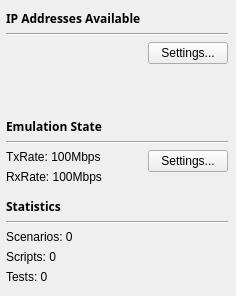
      <widget class="QWidget" name="pageWelcome">
       <layout class="QVBoxLayout" name="welcomeLayout" stretch="0,0,1,0,0,0,0,0,0,0,0">
        <property name="leftMargin">
         <number>6</number>
        </property>
        <property name="topMargin">
         <number>10</number>
        </property>
        <property name="rightMargin">
         <number>8</number>
        </property>
        <property name="bottomMargin">
         <number>12</number>
        </property>
        <item>
         <widget class="QLabel" name="P1Label1">
          <property name="font">
           <font>
            <family>Sans Serif</family>
            <pointsize>9</pointsize>
            <weight>75</weight>
            <bold>true</bold>
           </font>
          </property>
          <property name="text">
           <string>IP Addresses Available</string>
          </property>
         </widget>
        </item>
        <item>
         <widget class="Line" name="P1Line1">
          <property name="orientation">
           <enum>Qt::Horizontal</enum>
          </property>
         </widget>
        </item>
        <item>
         <layout class="QHBoxLayout" name="P1Layout1" stretch="1,0">
          <item>
           <widget class="IpAddressWidget" name="ipAddrWidget" native="true"/>
          </item>
          <item>
           <layout class="QVBoxLayout" name="vlSetting1">
            <item>
             <widget class="QPushButton" name="btnAddrSettings">
              <property name="text">
               <string>Settings...</string>
              </property>
             </widget>
            </item>
            <item>
             <spacer name="verticalSpacer">
              <property name="orientation">
               <enum>Qt::Vertical</enum>
              </property>
              <property name="sizeHint" stdset="0">
               <size>
                <width>20</width>
                <height>40</height>
               </size>
              </property>
             </spacer>
            </item>
           </layout>
          </item>
         </layout>
        </item>
        <item>
         <spacer name="P1Spacer1">
          <property name="orientation">
           <enum>Qt::Vertical</enum>
          </property>
          <property name="sizeType">
           <enum>QSizePolicy::Minimum</enum>
          </property>
          <property name="sizeHint" stdset="0">
           <size>
            <width>20</width>
            <height>8</height>
           </size>
          </property>
         </spacer>
        </item>
        <item>
         <widget class="QLabel" name="P1Label2">
          <property name="font">
           <font>
            <family>Sans Serif</family>
            <pointsize>9</pointsize>
            <weight>75</weight>
            <bold>true</bold>
           </font>
          </property>
          <property name="text">
           <string>Emulation State</string>
          </property>
         </widget>
        </item>
        <item>
         <widget class="Line" name="P1Line2">
          <property name="orientation">
           <enum>Qt::Horizontal</enum>
          </property>
         </widget>
        </item>
        <item>
         <layout class="QHBoxLayout" name="P1Layout2">
          <item>
           <layout class="QVBoxLayout" name="verticalLayout_3">
            <item>
             <widget class="QLabel" name="lblTxRate">
              <property name="text">
               <string>TxRate: 100Mbps</string>
              </property>
             </widget>
            </item>
            <item>
             <widget class="QLabel" name="lblRxRate">
              <property name="text">
               <string>RxRate: 100Mbps</string>
              </property>
             </widget>
            </item>
            <item>
             <spacer name="verticalSpacer_3">
              <property name="orientation">
               <enum>Qt::Vertical</enum>
              </property>
              <property name="sizeHint" stdset="0">
               <size>
                <width>20</width>
                <height>0</height>
               </size>
              </property>
             </spacer>
            </item>
           </layout>
          </item>
          <item>
           <spacer name="horizontalSpacer">
            <property name="orientation">
             <enum>Qt::Horizontal</enum>
            </property>
            <property name="sizeHint" stdset="0">
             <size>
              <width>40</width>
              <height>20</height>
             </size>
            </property>
           </spacer>
          </item>
          <item>
           <layout class="QVBoxLayout" name="vlSettings">
            <item>
             <widget class="QPushButton" name="btnEmuSettings">
              <property name="text">
               <string>Settings...</string>
              </property>
             </widget>
            </item>
            <item>
             <spacer name="verticalSpacer_2">
              <property name="orientation">
               <enum>Qt::Vertical</enum>
              </property>
              <property name="sizeHint" stdset="0">
               <size>
                <width>20</width>
                <height>0</height>
               </size>
              </property>
             </spacer>
            </item>
           </layout>
          </item>
         </layout>
        </item>
        <item>
         <spacer name="P1Spacer2">
          <property name="orientation">
           <enum>Qt::Vertical</enum>
          </property>
          <property name="sizeType">
           <enum>QSizePolicy::Minimum</enum>
          </property>
          <property name="sizeHint" stdset="0">
           <size>
            <width>20</width>
            <height>8</height>
           </size>
          </property>
         </spacer>
        </item>
        <item>
         <widget class="QLabel" name="P1Label3">
          <property name="font">
           <font>
            <family>Sans Serif</family>
            <pointsize>9</pointsize>
            <weight>75</weight>
            <bold>true</bold>
           </font>
          </property>
          <property name="text">
           <string>Statistics</string>
          </property>
         </widget>
        </item>
        <item>
         <widget class="Line" name="P1Line3">
          <property name="orientation">
           <enum>Qt::Horizontal</enum>
          </property>
         </widget>
        </item>
        <item>
         <layout class="QVBoxLayout" name="P1Layout3">
          <item>
           <widget class="QLabel" name="lblScenarios">
            <property name="text">
             <string>Scenarios: 0</string>
            </property>
           </widget>
          </item>
          <item>
           <widget class="QLabel" name="lblScripts">
            <property name="text">
             <string>Scripts: 0</string>
            </property>
           </widget>
          </item>
          <item>
           <widget class="QLabel" name="lblTests">
            <property name="text">
             <string>Tests: 0</string>
            </property>
           </widget>
          </item>
         </layout>
        </item>
       </layout>
      </widget>
